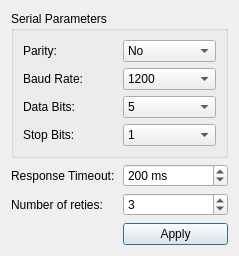
<?xml version="1.0" encoding="UTF-8"?>
<ui version="4.0">
 <class>SettingsDialog</class>
 <widget class="QDialog" name="SettingsDialog">
  <property name="geometry">
   <rect>
    <x>0</x>
    <y>0</y>
    <width>239</width>
    <height>256</height>
   </rect>
  </property>
  <property name="windowTitle">
   <string>Modbus Settings</string>
  </property>
  <layout class="QGridLayout" name="gridLayout">
   <item row="3" column="1">
    <spacer name="verticalSpacer">
     <property name="orientation">
      <enum>Qt::Vertical</enum>
     </property>
     <property name="sizeHint" stdset="0">
      <size>
       <width>20</width>
       <height>43</height>
      </size>
     </property>
    </spacer>
   </item>
   <item row="1" column="1">
    <widget class="QSpinBox" name="timeoutSpinner">
     <property name="accelerated">
      <bool>true</bool>
     </property>
     <property name="suffix">
      <string> ms</string>
     </property>
     <property name="minimum">
      <number>-1</number>
     </property>
     <property name="maximum">
      <number>2000</number>
     </property>
     <property name="singleStep">
      <number>20</number>
     </property>
     <property name="value">
      <number>200</number>
     </property>
    </widget>
   </item>
   <item row="1" column="0">
    <widget class="QLabel" name="label">
     <property name="text">
      <string>Response Timeout:</string>
     </property>
    </widget>
   </item>
   <item row="4" column="1">
    <widget class="QPushButton" name="applyButton">
     <property name="text">
      <string>Apply</string>
     </property>
    </widget>
   </item>
   <item row="0" column="0" colspan="2">
    <widget class="QGroupBox" name="groupBox">
     <property name="title">
      <string>Serial Parameters</string>
     </property>
     <layout class="QGridLayout" name="gridLayout_2">
      <item row="0" column="0">
       <widget class="QLabel" name="label_2">
        <property name="text">
         <string>Parity:</string>
        </property>
       </widget>
      </item>
      <item row="0" column="1">
       <widget class="QComboBox" name="parityCombo">
        <item>
         <property name="text">
          <string>No</string>
         </property>
        </item>
        <item>
         <property name="text">
          <string>Even</string>
         </property>
        </item>
        <item>
         <property name="text">
          <string>Odd</string>
         </property>
        </item>
        <item>
         <property name="text">
          <string>Space</string>
         </property>
        </item>
        <item>
         <property name="text">
          <string>Mark</string>
         </property>
        </item>
       </widget>
      </item>
      <item row="1" column="0">
       <widget class="QLabel" name="label_3">
        <property name="text">
         <string>Baud Rate:</string>
        </property>
       </widget>
      </item>
      <item row="1" column="1">
       <widget class="QComboBox" name="baudCombo">
        <item>
         <property name="text">
          <string>1200</string>
         </property>
        </item>
        <item>
         <property name="text">
          <string>2400</string>
         </property>
        </item>
        <item>
         <property name="text">
          <string>4800</string>
         </property>
        </item>
        <item>
         <property name="text">
          <string>9600</string>
         </property>
        </item>
        <item>
         <property name="text">
          <string>19200</string>
         </property>
        </item>
        <item>
         <property name="text">
          <string>38400</string>
         </property>
        </item>
        <item>
         <property name="text">
          <string>57600</string>
         </property>
        </item>
        <item>
         <property name="text">
          <string>115200</string>
         </property>
        </item>
       </widget>
      </item>
      <item row="2" column="0">
       <widget class="QLabel" name="label_4">
        <property name="text">
         <string>Data Bits:</string>
        </property>
       </widget>
      </item>
      <item row="2" column="1">
       <widget class="QComboBox" name="dataBitsCombo">
        <item>
         <property name="text">
          <string>5</string>
         </property>
        </item>
        <item>
         <property name="text">
          <string>6</string>
         </property>
        </item>
        <item>
         <property name="text">
          <string>7</string>
         </property>
        </item>
        <item>
         <property name="text">
          <string>8</string>
         </property>
        </item>
       </widget>
      </item>
      <item row="3" column="0">
       <widget class="QLabel" name="label_5">
        <property name="text">
         <string>Stop Bits:</string>
        </property>
       </widget>
      </item>
      <item row="3" column="1">
       <widget class="QComboBox" name="stopBitsCombo">
        <item>
         <property name="text">
          <string>1</string>
         </property>
        </item>
        <item>
         <property name="text">
          <string>3</string>
         </property>
        </item>
        <item>
         <property name="text">
          <string>2</string>
         </property>
        </item>
       </widget>
      </item>
     </layout>
    </widget>
   </item>
   <item row="2" column="0">
    <widget class="QLabel" name="label_6">
     <property name="text">
      <string>Number of reties:</string>
     </property>
    </widget>
   </item>
   <item row="2" column="1">
    <widget class="QSpinBox" name="retriesSpinner">
     <property name="value">
      <number>3</number>
     </property>
    </widget>
   </item>
  </layout>
 </widget>
 <resources/>
 <connections/>
</ui>
